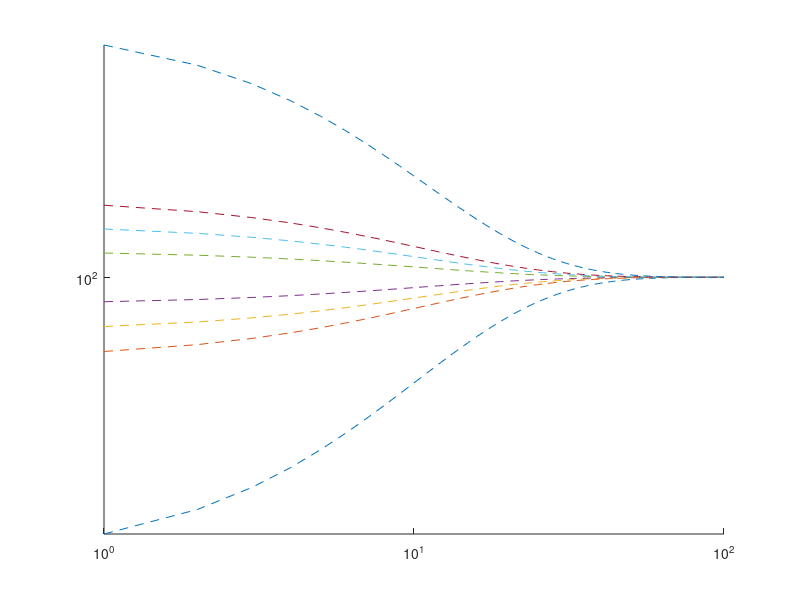

Here is the MATLAB script that generated this plot:
t=100;
K=10^3;
b=1;
r=0.1;
N_0=100; %value of stable steady state
N=zeros(1,t);
deltaN=[-10,-3,-2,-1,1,2,3,10];
n=zeros(1,t);

for j=1:size(deltaN,2)
    N(1)=N_0+deltaN(j);
    n(1)=deltaN(j);
    for i=2:t        
        N(i)=N_0+(1-b*r/(r+1))*n(i-1);
        n(i)=(1-b*r/(r+1))*n(i-1);
    end
    hold on
    loglog(1:t,N(1,:),'--')
    axis([0 100 90 110])
end
hold off